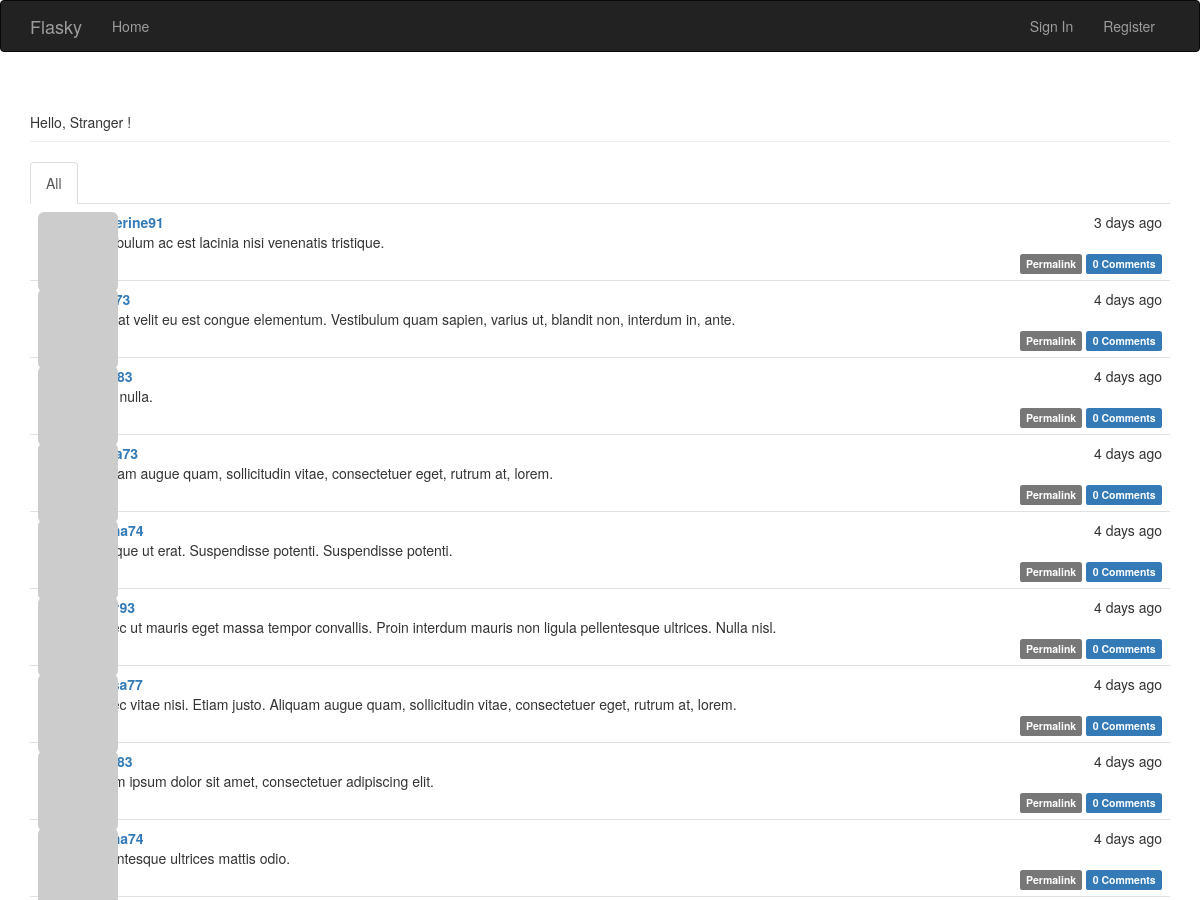
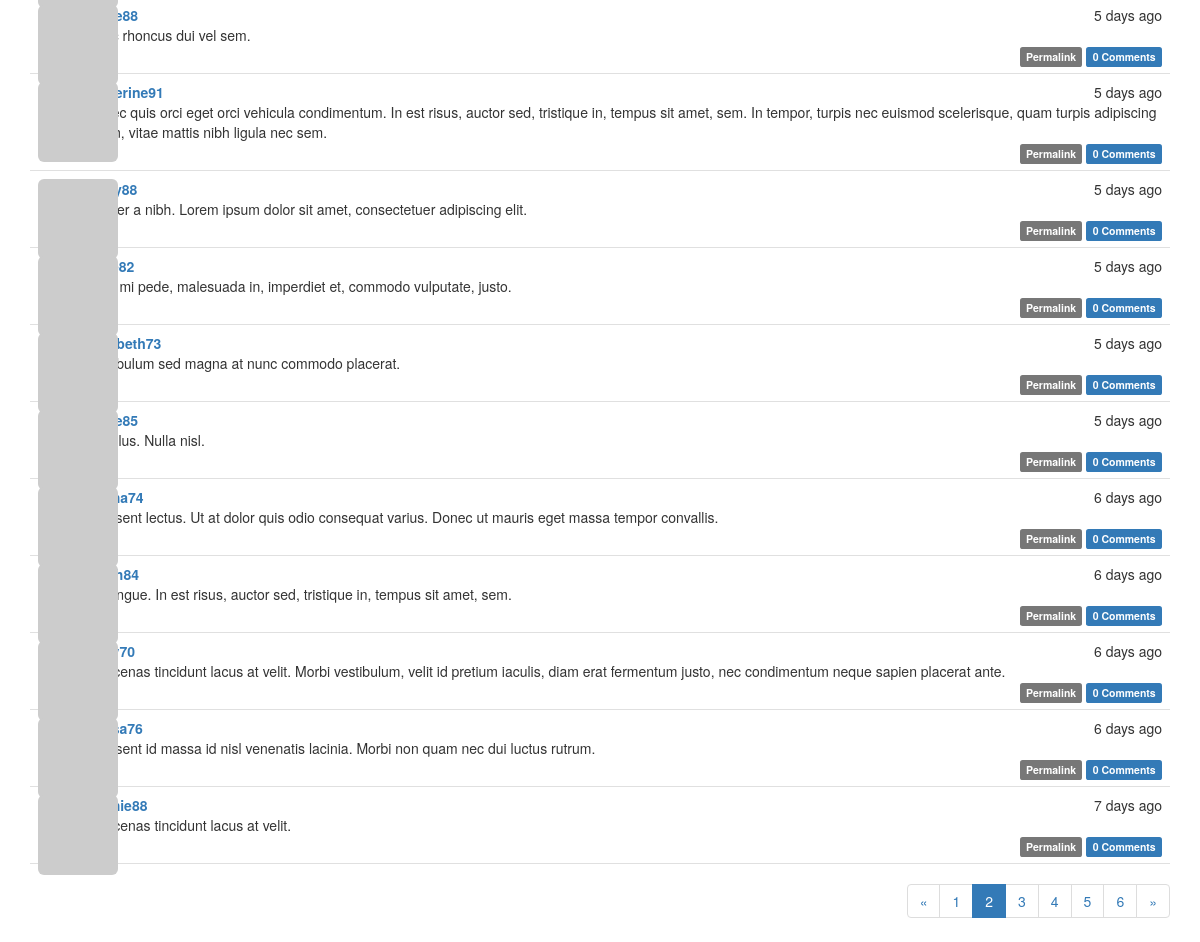
Screenshot of /?page=2 with the database file from the repository (2 pictures, top to bottom).
### app/models.py (models this page shows, shortened)
class Post(db.Model):
    id = db.Column(db.Integer, primary_key=True)
    body = db.Column(db.Text)
    timestamp = db.Column(db.DateTime, index=True, default=datetime.utcnow)
    author_id = db.Column(db.Integer, db.ForeignKey('user.id'))
    author = db.relationship('User', backref=db.backref('posts', lazy='dynamic'))
    body_html = db.Column(db.Text)

class User(UserMixin, db.Model):
    id = db.Column(db.Integer, primary_key=True)
    username = db.Column(db.String(64), unique=True, index=True)
    email = db.Column(db.String(64), unique=True, index=True)
    password_hash = db.Column(db.String(128))
    confirmed = db.Column(db.Boolean, default=False)
    role_id = db.Column(db.Integer, db.ForeignKey('role.id'))
    role = db.relationship('Role', backref=db.backref('users', lazy='dynamic'))
    name = db.Column(db.String(64))
    location = db.Column(db.String(64))
    about_me = db.Column(db.Text())
    member_since = db.Column(db.DateTime(), default=datetime.utcnow)
    last_seen = db.Column(db.DateTime(), default=datetime.utcnow)
    avatar_hash = db.Column(db.String(32))
    followed = db.relationship('Follow',
                               foreign_keys=[Follow.follower_id],
                               backref=db.backref('follower', lazy='joined'),
                               lazy='dynamic',
                               cascade='all, delete-orphan')
    followers = db.relationship('Follow',
                                foreign_keys=[Follow.followed_id],
                                backref=db.backref('followed', lazy='joined'),
                                lazy='dynamic',
                                cascade='all, delete-orphan')
    @property
    def password(self):
        raise AttributeError('password is not a readable attribute')
    def gravatar(self, size=100, default='identicon', rating='g'):
        if request.is_secure:
            url = 'https://secure.gravatar.com/avatar'
        else:
            url = 'http://www.gravatar.com/avatar'
        hash = hashlib.md5(self.email.encode('utf-8')).hexdigest()
        return '{url}/{hash}?s={size}&d={default}&r={rating}'.format(url=url, hash=hash, size=size, default=default,
                                                                     rating=rating)

### app/main/views.py (the view)
@main.route('/', methods=['GET', 'POST'])
def index():
    form = PostForm()
    if current_user.can(Permission.WRITE_ARTICLES) and form.validate_on_submit():
        post = Post(body=form.body.data, author=current_user._get_current_object())
        db.session.add(post)
        return redirect(url_for('.index'))
    page = request.args.get('page', 1, type=int)
    show_followed = False
    if current_user.is_authenticated:
        show_followed = bool(request.cookies.get('show_followed', ''))
    if show_followed:
        query = current_user.followed_posts
    else:
        query = Post.query
    pagination = query.order_by(Post.timestamp.desc()).paginate(
        page, per_page=current_app.config['FLASKY_POSTS_PER_PAGE'],
        error_out=False)
    posts = pagination.items
    return render_template('index.html', form=form, posts=posts,
                           show_followed=show_followed, pagination=pagination)

### app/auth/views.py (called while the page is built)
@auth.before_app_request
def before_request():
    if current_user.is_authenticated:
        current_user.ping()
        if not current_user.confirmed and request.endpoint[:5] != 'auth.':
            return redirect(url_for('auth.unconfirmed'))

### app/main/__init__.py (called while the page is built)
@main.app_context_processor
def inject_permissions():
    return dict(Permission=Permission)

### app/models.py (called while the page is built)
    def can(self, permissions):
        return False

    def is_administrator(self):
        return False

### app/templates/index.html (shortened to what this page needs)
{% extends "base.html" %}
{% import "bootstrap/wtf.html" as wtf %}
{% import "_macros.html" as macros %}
{% block page_content %}
    <div class="page-header">
        Hello,
        {% if current_user.is_authenticated %}
            {{ current_user.username }}
        {% else %}
            Stranger
        {% endif %}!
    </div>
    <div class="post-tabs">
        <ul class="nav nav-tabs">
            <li{% if not show_followed %} class="active"{% endif %}><a href="{{ url_for('.show_all') }}">All</a></li>
        </ul>
        {% include '_posts.html' %}
    </div>
    {% if pagination %}
        <div class="pagination">
            {{ macros.pagination_widget(pagination, '.index') }}
        </div>
    {% endif %}
{% endblock %}

### app/templates/_posts.html (shortened to what this page needs)
<ul class="posts">
    {% for post in posts %}
        <li class="post">
            <div class="post-thumbnail">
                <a href="{{ url_for('.user', username=post.author.username) }}">
                    <img class="img-rounded profile-thumbnail" src="{{ post.author.gravatar(size=40) }}">
                </a>
            </div>
            <div class="post-content">
                <div class="post-date">{{ moment(post.timestamp).fromNow() }}</div>
                <div class="post-author"><a
                        href="{{ url_for('.user', username=post.author.username) }}">{{ post.author.username }}</a>
                </div>
                <div class="post-body">
                    {% if post.body_html %}
                        {{ post.body_html | safe }}
                    {% else %}
                        {{ post.body }}
                    {% endif %}
                </div>
                <div class="post-footer">
                    <a href="{{ url_for('.post', id=post.id) }}">
                        <span class="label label-default">Permalink</span>
                    </a>
                    <a href="{{ url_for('.post', id=post.id) }}#comments">
                         <span class="label label-primary">{{ post.comments.count() }} Comments</span>
                    </a>
                </div>
            </div>
        </li>
    {% endfor %}
</ul>

### app/static/styles.css (style rules this page uses)
.profile-thumbnail { position: absolute; }
div.post-tabs { margin-top: 16px; }
ul.posts { list-style-type: none; padding: 0px; margin: 16px 0px 0px 0px; border-top: 1px solid #e0e0e0; }
div.post-tabs ul.posts { margin: 0px; border-top: none; }
ul.posts li.post { padding: 8px; border-bottom: 1px solid #e0e0e0; }
div.post-date { float: right; }
div.post-author { font-weight: bold; }
div.post-thumbnail { position: absolute; }
div.post-content { margin-left: 48px; min-height: 48px; }
div.post-footer { text-align: right; }
div.pagination { width: 100%; text-align: right; padding: 0px; margin: 0px; }

### rows the page displays
Post: timestamp "3 days ago", author.username "catherine91", body "Vestibulum ac est lacinia nisi venenatis tristique.", comments.count "0"
Post: timestamp "4 days ago", body "Duis at velit eu est congue elementum. Vestibulum quam sapien, varius ut, blandit non, interdum in, ante.", comments.count "0"
Post: timestamp "4 days ago", body "Nam nulla.", comments.count "0"
Post: timestamp "4 days ago", body "Aliquam augue quam, sollicitudin vitae, consectetuer eget, rutrum at, lorem.", comments.count "0"
Post: timestamp "4 days ago", body "Quisque ut erat. Suspendisse potenti. Suspendisse potenti.", comments.count "0"
Post: timestamp "4 days ago", body "Donec ut mauris eget massa tempor convallis. Proin interdum mauris non ligula pellentesque ultrices. Nulla nisl.", comments.count "0"
Post: timestamp "4 days ago", body "Donec vitae nisi. Etiam justo. Aliquam augue quam, sollicitudin vitae, consectetuer eget, rutrum at, lorem.", comments.count "0"
Post: timestamp "4 days ago", body "Lorem ipsum dolor sit amet, consectetuer adipiscing elit.", comments.count "0"
Post: timestamp "4 days ago", body "Pellentesque ultrices mattis odio.", comments.count "0"
Post: timestamp "5 days ago", body "Nunc rhoncus dui vel sem.", comments.count "0"
Post: timestamp "5 days ago", author.username "catherine91", body "Donec quis orci eget orci vehicula condimentum. In est risus, auctor sed, tristique in, tempus sit amet, sem. In tempor, turpis nec euismod scelerisque, quam turpis adipiscing lorem, vitae mattis nibh ligula nec sem.", comments.count "0"
Post: timestamp "5 days ago", body "Integer a nibh. Lorem ipsum dolor sit amet, consectetuer adipiscing elit.", comments.count "0"
Post: timestamp "5 days ago", body "Cras mi pede, malesuada in, imperdiet et, commodo vulputate, justo.", comments.count "0"
Post: timestamp "5 days ago", author.username "elizabeth73", body "Vestibulum sed magna at nunc commodo placerat.", comments.count "0"
Post: timestamp "5 days ago", body "Ut tellus. Nulla nisl.", comments.count "0"
Post: timestamp "6 days ago", body "Praesent lectus. Ut at dolor quis odio consequat varius. Donec ut mauris eget massa tempor convallis.", comments.count "0"
Post: timestamp "6 days ago", body "In congue. In est risus, auctor sed, tristique in, tempus sit amet, sem.", comments.count "0"
Post: timestamp "6 days ago", body "Maecenas tincidunt lacus at velit. Morbi vestibulum, velit id pretium iaculis, diam erat fermentum justo, nec condimentum neque sapien placerat ante.", comments.count "0"
Post: timestamp "6 days ago", body "Praesent id massa id nisl venenatis lacinia. Morbi non quam nec dui luctus rutrum.", comments.count "0"
Post: timestamp "7 days ago", body "Maecenas tincidunt lacus at velit.", comments.count "0"

### other values shown
{{ p }} "1" "3" "4" "5" "6"
{{ p }} "2"
